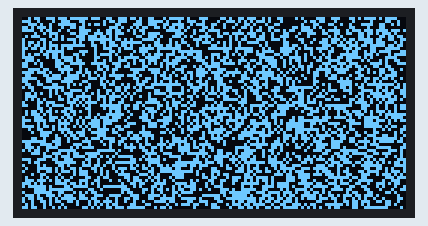
Simulated run of this program. Board: ESP8266 board running MicroPython. On the bench: 128×64 one-colour display. Random numbers come from a fixed seed.

Above: at 0.48 s.
At 5.28 s:
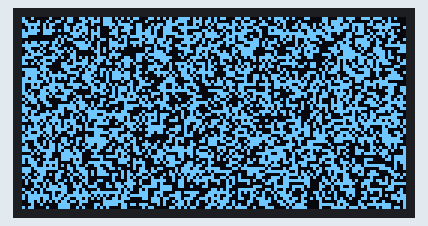
At 10.08 s:
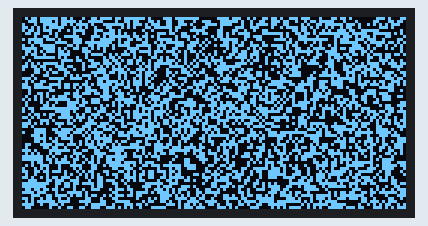
At 20.01 s:
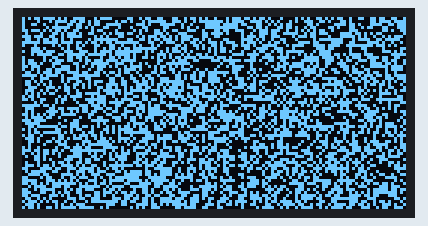
At 29.61 s:
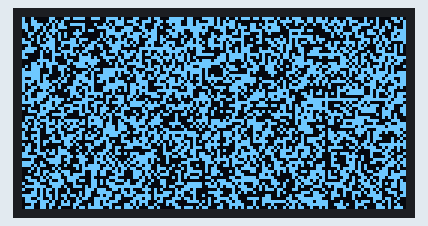
At 39.53 s:
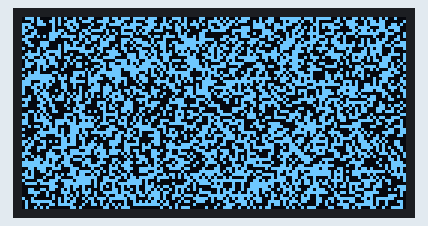

The program:

OLED_static.py
```python
# static noise

import machine, ssd1306, uos, framebuf

i2c = machine.I2C(scl=machine.Pin(5), sda=machine.Pin(4))
oled = ssd1306.SSD1306_I2C(128,64,i2c,0x3c)


while True:

    noise = bytearray(uos.urandom(1024)) # generate 1024 random bytes (128 pixels = 16 bytes, 16 x 64 lines = 1024 bytes)
    fbuf = framebuf.FrameBuffer(noise, 128, 64, framebuf.MONO_VLSB) #create a framebuffer with the random pixels
    oled.blit(fbuf,0,0) #blit the buffer at 0,0 coordinates
    oled.show()
```
